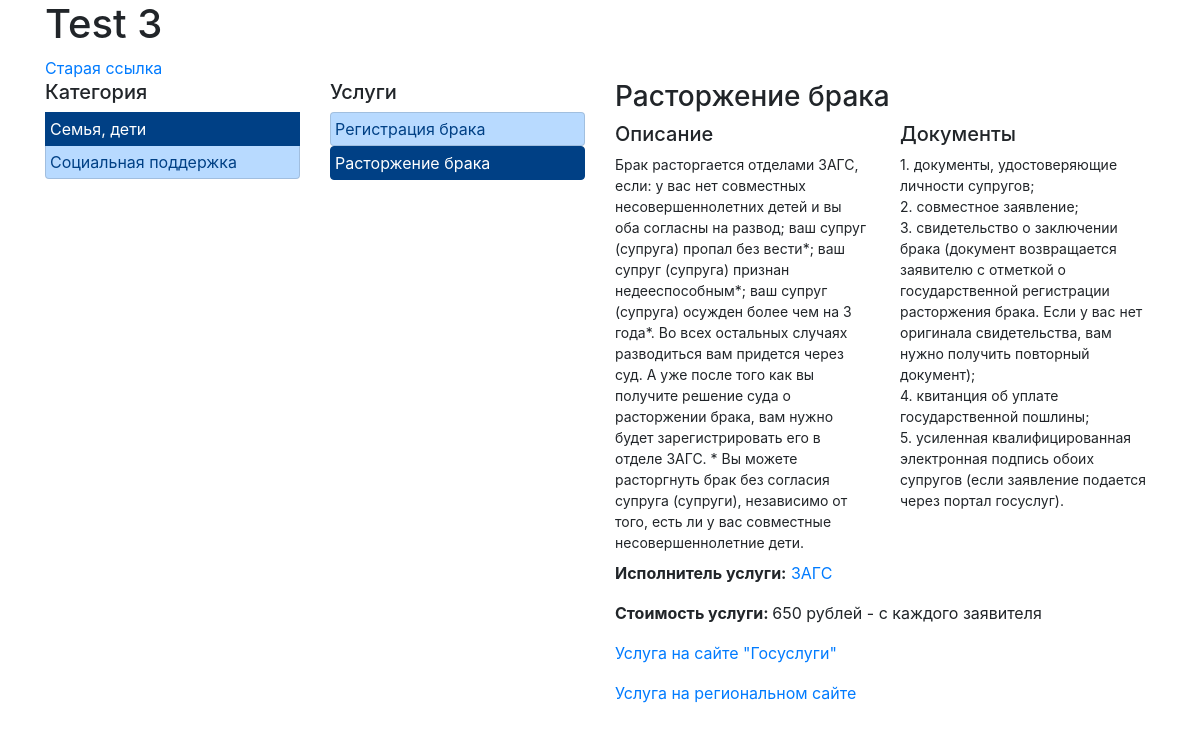
The page /uslugi/1/2/ on the database its author committed.
### rep_test_00/models.py (models this page shows)
class CatUslugi(models.Model):
	name = models.CharField(max_length=50, verbose_name='Наименование категории')
	def __str__(self):
		return self.name
	class Meta:
		verbose_name_plural = 'Категории услуг'
		verbose_name = 'Категория услуг'

class VidUslugi(models.Model):
	cat_usl = models.ForeignKey(CatUslugi, null=True, on_delete=models.PROTECT, verbose_name='Категория услуги')
	name = models.CharField(max_length=50, verbose_name='Наименование вида')
	pod_otr_txt = models.CharField(max_length=50, null=True, blank=True, verbose_name='Подотрасли (через запятую)')
	def __str__(self):
		return self.name
	class Meta:
		verbose_name_plural = 'Виды услуг'
		verbose_name = 'Вид услуги'

class Uslugi(models.Model):
	cat_usl = models.ForeignKey(CatUslugi, null=True, on_delete=models.PROTECT, verbose_name='Категория услуги')
	vid_uslugi = ChainedForeignKey(
        VidUslugi,
        chained_field='cat_usl',
        chained_model_field='cat_usl',
        show_all=False,
        auto_choose=True,
        null=True,
        verbose_name='Вид услуги')
	description = models.TextField(verbose_name='Описание услуги')
	documents = models.TextField(verbose_name='Список документов (через ;)')
	price = models.CharField(max_length=50, verbose_name='Стоимость услуги', null=True)
	url_gosuslugi = models.URLField(verbose_name='Адрес госуслуги', null=True)
	url_usl_on_site = models.URLField(verbose_name='Адрес на сайте региона', null=True)
	class Meta:
		verbose_name_plural = 'Услуги'
		verbose_name = 'Услуга'

class PodOtrasl(models.Model):
	otrasl = models.ForeignKey(Otrasl, null=True, on_delete=models.PROTECT, verbose_name='Отрасль')
	name = models.CharField(max_length=50, verbose_name='Наименование')
	def __str__(self):
		return self.name
	class Meta:
		verbose_name_plural = 'Подотрасли'
		verbose_name = 'Подотрасль'

### rep_test_00/views.py (the view)
# urls.py: path('uslugi/<int:cat_usl_id>/<int:vid_usl_id>/', select_uslugi),
def select_uslugi(request, cat_usl_id, vid_usl_id):
	context = filter_uslugi(request, cat_usl_id, vid_usl_id)
	return render(request, 'org_selector/index_3.html', context)

### rep_test_00/my_func.py (called while the page is built)
def filter_uslugi(request, cat_usl_id, vid_usl_id):
	cur_cat_usl = cat_usl_id
	cur_vid_usl = vid_usl_id
	cat_usl = CatUslugi.objects.all()
	vid_usl = VidUslugi.objects.filter(cat_usl=cur_cat_usl)
	curvid_usl = VidUslugi.objects.filter(id=cur_vid_usl)
	if len(curvid_usl) == 1:
		test = curvid_usl[0].pod_otr_txt.split(',')
		pod_otr_usl = PodOtrasl.objects.filter(pk__in=curvid_usl[0].pod_otr_txt.split(','))
		name_usl = curvid_usl[0].name
		cur_usl = Uslugi.objects.get(vid_uslugi=cur_vid_usl)
	else:
		test = 0
		pod_otr_usl = None
		name_usl = ''
		cur_usl = ''
	return {'cat_usl':cat_usl, 'vid_usl':vid_usl, 'cur_cat_usl':cur_cat_usl, 'cur_vid_usl':cur_vid_usl, 'test':test, 'pod_otr_usl':pod_otr_usl, 'cur_usl':cur_usl, 'name_usl':name_usl}

### rep_test_00/templates/org_selector/index_3.html (shortened to what this page needs)
{% load static %}
<html lang="en">
<head>
	<link rel="stylesheet" href="{% static 'org_selector/bootstrap.min.css'%}">
</head>
<body>
<div class="container">
	<div class="row">
		<div class="col-2">
			<h1>Test 3</h1>
			<a href="/0/0/0/0/">Старая ссылка</a>
		</div>
	</div>
	<div class="row">
		<div class="col-lg-3 col-md-3 col-sm-6 mb-1">
			<div class="list-group">
			<h5>Категория</h5>
			{% for ct_usl in cat_usl %}
				{% if ct_usl.id == cur_cat_usl %}
					<a href="/uslugi/{{ ct_usl.id }}/0/" class="list-group-item list-group-item-action list-group-item-primary p-1 active">{{ ct_usl }}</a>
				{% else %}
					<a href="/uslugi/{{ ct_usl.id }}/0/" class="list-group-item list-group-item-action list-group-item-primary p-1">{{ ct_usl }}</a>
				{% endif %}
			{% endfor %}
			</div>
		</div>
		<div class="col-lg-3 col-md-3 col-sm-6 mb-1">
			{% if cur_cat_usl > 0 %}
				<h5>Услуги</h5>
			{% endif %}
			{% for vd_usl in vid_usl %}
				<div class="list-group">
				{% if vd_usl.id == cur_vid_usl %}
					<a href="/uslugi/{{ cur_cat_usl }}/{{ vd_usl.id }}/"  class="list-group-item list-group-item-action list-group-item-primary p-1 active">{{ vd_usl }}</a>
				{% else %}
					<a href="/uslugi/{{ cur_cat_usl }}/{{ vd_usl.id }}/"  class="list-group-item list-group-item-action list-group-item-primary p-1">{{ vd_usl }}</a>
				{% endif %}
				</div>
			{% endfor %}
		</div>
		<div class="col-md-6">
			<div class="row">
				<div class="col-12">
					<h3>{{ name_usl }}</h3>
				</div>
			</div>
			<div class="row" style="font-size: 14px">
				{% if cur_usl|wordcount > 0 %}
				<div class="col-6">
					<h5>Описание</h5>
					{{ cur_usl.description }}
				</div>
				<div class="col-6">
					<h5>Документы</h5>
					{{ cur_usl.documents|linebreaksbr }}
				</div>
				{% endif %}
			</div>
			<div class="row">
				<div class="col-12 mt-2	">
					{% if cur_usl|wordcount > 0 %}
					<p><strong>Исполнитель услуги:</strong>
						{% for pod_otr in pod_otr_usl %}
							<a href="/1/{{ pod_otr.otrasl.id }}/{{ pod_otr.id }}/0/0/">{{ pod_otr }}</a>
						{% endfor %}
					</p>
					<p><strong>Стоимость услуги: </strong>{{ cur_usl.price }}</p>
					<p><a href="{{ cur_usl.url_gosuslugi }}" target="_blank">Услуга на сайте "Госуслуги"</a></p>
					<p><a href="{{ cur_usl.url_usl_on_site }}" target="_blank">Услуга на региональном сайте</a></p>
					{% endif %}
				</div>
			</div>
		</div>
	</div>
</div>
</body>
</html>

### rows shown on the page
CatUslugi: name "Семья, дети"
CatUslugi: name "Социальная поддержка"
VidUslugi: name "Регистрация брака"
VidUslugi: name "Расторжение брака"
Uslugi: description "Брак расторгается отделами ЗАГС, если: у вас нет совместных несовершеннолетних детей и вы оба согласны на развод; ваш супруг (супруга) пропал без вести*; ваш супруг (супруга) признан недееспособным*; ваш супруг (супруга) осужден более чем на 3 года*. Во всех остальных случаях разводиться вам придется через суд. А уже после того как вы получите решение суда о расторжении брака, вам нужно будет зарегистрировать его в отделе ЗАГС. * Вы можете расторгнуть брак без согласия супруга (супруги), независимо от того, есть ли у вас совместные несовершеннолетние дети.", documents "1. документы, удостоверяющие личности супругов; 2. совместное заявление; 3. свидетельство о заключении брака (документ возвращается заявителю с отметкой о государственной регистрации расторжения брака. Если у вас нет оригинала свидетельства, вам нужно получить повторный документ); 4. квитанция об уплате государственной пошлины; 5. усиленная квалифицированная электронная подпись обоих супругов (если заявление подается через портал госуслуг).", price "650 рублей - с каждого заявителя"
PodOtrasl: name "ЗАГС"
